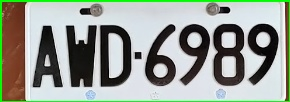
#> input picture car_license_img/Train01.jpg, 290 x 102 px
$ python car_lic_split.py
#> lines starting #> are read from the running program, lines starting #| are printed output that depends on the picture; after the words box and inside, x2 and y2 are one past the last pixel; in counts of white or black regions, pixels touching at a corner belong together
#> further down, img is the input picture: shape (102, 290, 3); mean B, G, R 147.9, 157.6, 150.4
import cv2


def car_lic_split(img):
    # 參數
    binary_threshold = 90
    segmentation_spacing = 0.93

    # 前處理：灰階、二值化
    resize_h = 100
    height = img.shape[0]
#> height = 102
    scale = img.shape[1] / float(height)
#> scale = 2.84
    img = cv2.resize(img, (int(scale * resize_h), resize_h))
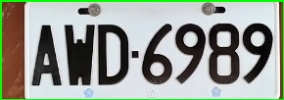
#> img: shape (100, 284, 3); mean of channels 0, 1, 2 147.7, 157.5, 150.2; drawn as B, G, R
    img_gray = cv2.cvtColor(img, cv2.COLOR_RGB2GRAY)
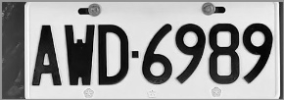
#> img_gray: shape (100, 284); min 1, max 250, mean 153.7
    # cv2.imshow('gray', img_gray)
    # cv2.waitKey(0)
    img_thre = img_gray
    cv2.threshold(img_gray, binary_threshold, 255, cv2.THRESH_BINARY_INV, img_thre)
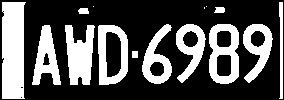
#> img_gray: shape (100, 284); 33.2% white; 15 white regions (3 under 20 px), largest, box (x1, y1, x2, y2) and area: (2, 2, 26, 99) 2121, (65, 25, 95, 85) 1240, (209, 24, 239, 84) 1121
    # cv2.imshow('threshold', img_thre)
    # cv2.waitKey(0)

    # 分割字符
    white = []      # 記錄每一列的白色像素總和
    black = []      # 記錄每一列的黑色像素總和
    height, width = img_thre.shape[:2]
#> height = 100; width = 284
    white_max = 0   # 僅保存每列，取列中白色最多的像素總數
    black_max = 0   # 僅保存每列，取列中黑色最多的像素總數

    # 循環計算每一列的黑白色像素總和
    for i in range(width):
        w_count = 0     # 這一列白色總數
        b_count = 0     # 這一列黑色總數
        for j in range(height):
            if img_thre[j][i] == 255:
                w_count += 1
            else:
                b_count += 1
        white_max = max(white_max, w_count)
        black_max = max(black_max, b_count)
        white.append(w_count)
        black.append(b_count)

    # False表示白底黑字；True表示黑底白字
    arg = black_max > white_max
#> arg = True

    # 分割圖像，給定參數爲要分割字符的開始位
    def find_end(start_):
        end_ = start_ + 1
        for m in range(start_+1, width - 1):
            if(black[m] if arg else white[m]) > (segmentation_spacing * black_max if arg else segmentation_spacing * white_max):
                end_ = m
                break
        return end_

    n = 1
    count = 0
    char_imgs = []
    while n < width - 1:
        n += 1
        if(white[n] if arg else black[n]) > ((1 - segmentation_spacing) * white_max if arg else (1 - segmentation_spacing) * black_max):
            # 上面這些判斷用來辨別是白底黑字還是黑底白字
            start = n
            end = find_end(start)
            n = end
            if end - start > 5:
                # print(start, end)
                cj = img_thre[1:height, start:end]
                x, y = cj.shape
                bk = 0
                wt = 0
                # 遍历二值图，为0则bk+1，否则wt+1
                for i in range(x):
                    for j in range(y):
                        if cj[i, j] == 0:
                            bk += 1
                        else:
                            wt += 1
                rate1 = round(wt / (x * y) * 100, 2)
                rate2 = round(bk / (x * y) * 100, 2)
                if count in [0,  9] and rate1 > 89:
                    # print("{}白色占比: {}".format((d[:7]+"_"+str(count)), (str(rate1) + '%')))
                    continue
                if count in [0, 3, 4] and rate2 > 89:
                    # print("{}黑色占比: {}".format((d[:7]+"_"+str(count)), (str(rate2) + '%')))
                    continue
                else:
                    # [4 lines of commented-out code are left out]
                    count += 1
                    char_imgs.append(cj)
#> this loop made 48 passes
#> pass 1, in car_lic_split, `cj = img_thre[1:height, start:end]`:
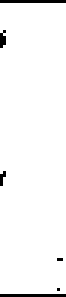
#> cj: shape (99, 22) (shown 3 times larger); 97.2% white; black in thin lines or dots
#> after the loop:
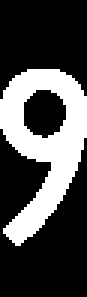
#> cj: shape (99, 29) (shown 3 times larger); 29.7% white; 1 white region, box (x1, y1, x2, y2) and area: (0, 23, 29, 82) 853
#> after the loop, bk = 2018; char_imgs = 7 items; count = 7; end = 282; n = 283; rate1 = 29.71; rate2 = 70.29; start = 281; wt = 853; x = 99; y = 29
    return char_imgs


if __name__ == '__main__':
    # [4 lines of commented-out code are left out]

    data = ["Train01.jpg", "Train05.jpg", "Train09.jpg", "Train13.jpg", "Train17.jpg",
            "Train02.jpg", "Train06.jpg", "Train10.jpg", "Train14.jpg",
            "Train03.jpg", "Train07.jpg", "Train11.jpg", "Train15.jpg",
            "Train04.jpg", "Train08.jpg", "Train12.jpg", "Train16.jpg"]
    for d in data:
        img_path = './car_license_img/'+d
        img = cv2.imread(img_path)
        car_lic_split(img)
#> pass 2 of the loop `for d in data:`:
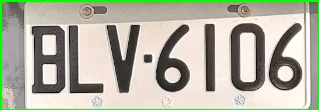
#> input picture car_license_img/Train05.jpg, 319 x 110 px
#> img is the input picture: shape (110, 319, 3); mean B, G, R 161.6, 178, 177.6
#> img: shape (100, 290, 3)
#> in car_lic_split (call 2), `cv2.threshold(img_gray, binary_threshold, 255, cv2.THRESH_BINARY_INV, ..`:
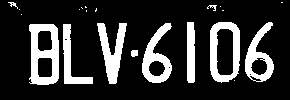
#> img_gray: shape (100, 290); 19.7% white; 21 white regions (11 under 20 px), largest, box (x1, y1, x2, y2) and area: (29, 24, 59, 85) 1157, (210, 22, 240, 83) 948, (97, 23, 127, 84) 857
#> after the loop in car_lic_split (call 2), `while n < width - 1:`:
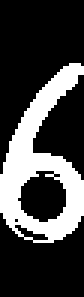
#> cj: shape (99, 28) (shown 3 times larger); 26.6% white; 1 white region, box (x1, y1, x2, y2) and area: (0, 21, 28, 81) 737
#> pass 3 of the loop `for d in data:`:
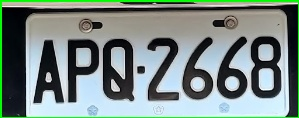
#> input picture car_license_img/Train09.jpg, 299 x 118 px
#> img is the input picture: shape (118, 299, 3); mean B, G, R 130.7, 135.5, 120.4
#> img: shape (100, 253, 3)
#> in car_lic_split (call 3), `cv2.threshold(img_gray, binary_threshold, 255, cv2.THRESH_BINARY_INV, ..`:
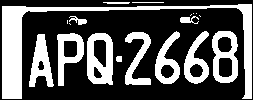
#> img_gray: shape (100, 253); 34.2% white; 19 white regions (6 under 20 px), largest, box (x1, y1, x2, y2) and area: (2, 4, 252, 99) 3453, (87, 33, 113, 85) 929, (212, 31, 238, 83) 767
#> after the loop in car_lic_split (call 3), `while n < width - 1:`:
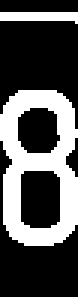
#> cj: shape (99, 26) (shown 3 times larger); 32.9% white; 2 white regions, box (x1, y1, x2, y2) and area: (0, 30, 26, 82) 767, (0, 4, 26, 8) 79
#> (the run stopped early here; a loop or call above may not have finished)
